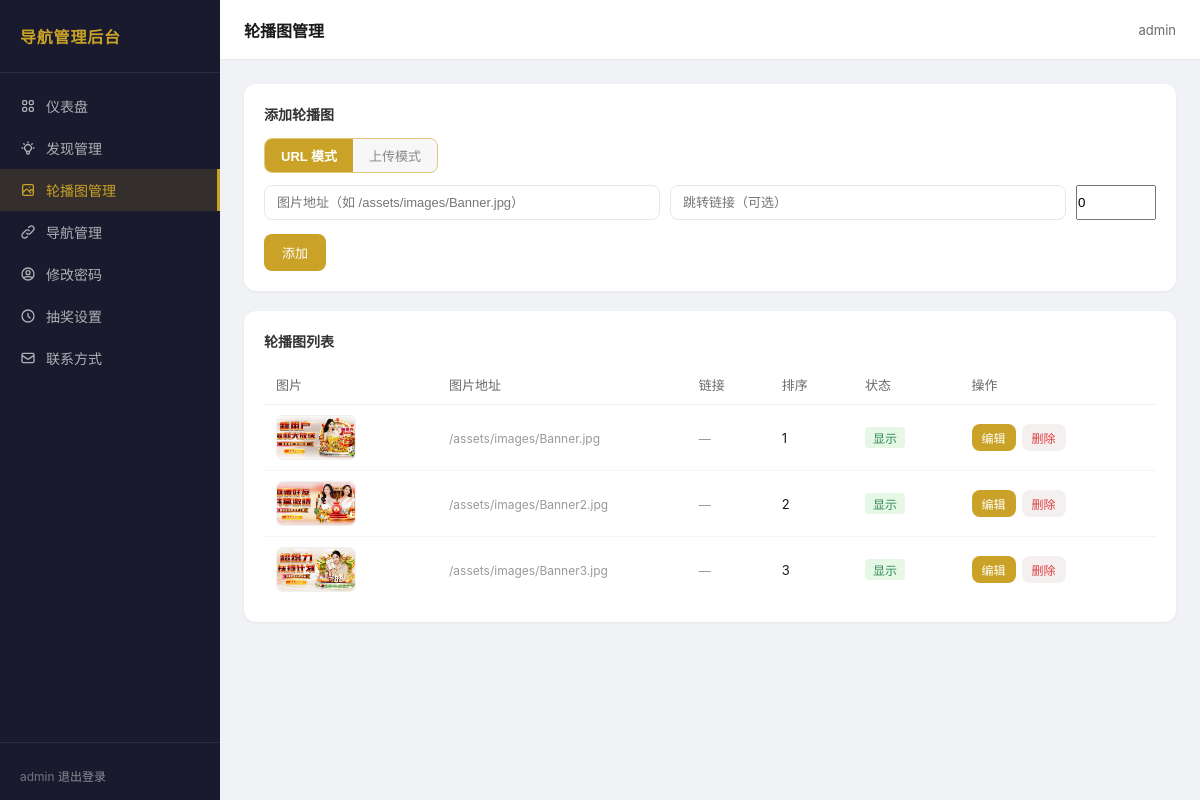
The page /admin/carousel.php (signed in) on the database its author committed.
### tables this page shows
CREATE TABLE `carousel` (
  `id` int(10) UNSIGNED NOT NULL,
  `image_url` varchar(500) NOT NULL,
  `link` varchar(500) DEFAULT '',
  `sort_order` int(11) DEFAULT '0',
  `is_active` tinyint(1) DEFAULT '1',
  `updated_at` datetime DEFAULT CURRENT_TIMESTAMP ON UPDATE CURRENT_TIMESTAMP
);

### admin/config.php (called while the page is built, shortened)
<?php
function normalize_public_path($path) {
    $path = trim((string)$path);
    return '/' . ltrim($path, '/');
}

### admin/carousel.php (the view, shortened to what this page needs)
<?php
$page_title = '轮播图管理';
require_once __DIR__ . '/config.php';
$pdo = pdo_connect();
$slides = $pdo->query("SELECT * FROM carousel ORDER BY sort_order ASC, id ASC")->fetchAll();
require_once __DIR__ . '/header.php';
?>
<div class="card">
    <div style="font-size:14px;font-weight:600;color:#333;margin-bottom:14px;">添加轮播图</div>
    <form method="POST" enctype="multipart/form-data" id="addForm">
        <div class="img-mode-tabs" style="display:flex;gap:0;margin-bottom:12px;border:1px solid #e0c880;border-radius:8px;overflow:hidden;width:fit-content;">
            <button type="button" class="tab-btn active" onclick="switchAddMode(this, 'url')">URL 模式</button>
            <button type="button" class="tab-btn" onclick="switchAddMode(this, 'upload')">上传模式</button>
        </div>
        <div id="add-url-wrap">
            <div class="form-grid">
                <input type="text" name="image_url" id="add_image_url" placeholder="图片地址（如 /assets/images/Banner.jpg）">
                <input type="text" name="link" placeholder="跳转链接（可选）">
                <input type="number" name="sort_order" value="0" placeholder="排序">
            </div>
        </div>
        <button type="submit" class="btn btn-primary" id="addSubmit">添加</button>
    </form>
</div>
<div class="card">
    <div style="font-size:14px;font-weight:600;color:#333;margin-bottom:14px;">轮播图列表</div>
    <?php if (empty($slides)): ?>
    <p style="text-align:center;color:#999;font-size:13px;padding:24px;">暂无轮播图，请添加</p>
    <?php else: ?>
    <div class="table-wrap">
        <table>
            <thead>
                <tr>
                    <th>图片</th>
                    <th>图片地址</th>
                    <th>链接</th>
                    <th>排序</th>
                    <th>状态</th>
                    <th>操作</th>
                </tr>
            </thead>
            <tbody>
                <?php foreach ($slides as $slide): ?>
                <tr>
                    <td>
                        <div class="carousel-thumb">
                            <img src="<?= htmlspecialchars(normalize_public_path($slide['image_url'])) ?>" alt="" onerror="this.style.display='none'">
                        </div>
                    </td>
                    <td style="max-width:150px;">
                        <span class="url-preview" title="<?= htmlspecialchars($slide['image_url']) ?>"><?= htmlspecialchars($slide['image_url']) ?></span>
                    </td>
                    <td style="max-width:120px;">
                        <span class="url-preview" title="<?= htmlspecialchars($slide['link']) ?>"><?= htmlspecialchars($slide['link']) ?: '—' ?></span>
                    </td>
                    <td><?= $slide['sort_order'] ?></td>
                    <td>
                        <span class="toggle-badge <?= $slide['is_active'] ? 'on' : 'off' ?>">
                            <?= $slide['is_active'] ? '显示' : '隐藏' ?>
                        </span>
                    </td>
                    <td>
                        <div class="actions">
                            <button type="button" class="btn btn-sm btn-primary" onclick='openEditModal(<?= json_encode($slide, JSON_UNESCAPED_UNICODE) ?>)'>编辑</button>
                            <form method="POST" style="display:inline" onsubmit="return confirm('确定删除该轮播图？')">
                                <button type="submit" class="btn btn-sm btn-danger">删除</button>
                            </form>
                        </div>
                    </td>
                </tr>
                <?php endforeach; ?>
            </tbody>
        </table>
    </div>
    <?php endif; ?>
</div>
</div>
</div>
</div>
</body>
</html>

### admin/header.php (shortened to what this page needs)
<?php
require_once __DIR__ . '/config.php';
$current_page = basename($_SERVER['SCRIPT_FILENAME'], '.php');
$admin_name = $_SESSION['admin_username'] ?? '管理员';
?>
<!DOCTYPE html>
<html lang="zh-CN">
<head>
</head>
<body>
<div class="admin-layout">
    <aside class="sidebar" id="sidebar">
        <div class="sidebar-logo">导航管理后台</div>
        <nav class="sidebar-nav">
            <a href="index.php" class="<?= $current_page === 'index' ? 'active' : '' ?>">
                仪表盘
            </a>
            <a href="feeds.php" class="<?= $current_page === 'feeds' ? 'active' : '' ?>">
                发现管理
            </a>
            <a href="carousel.php" class="<?= $current_page === 'carousel' ? 'active' : '' ?>">
                <svg width="16" height="16" fill="none" viewBox="0 0 24 24" stroke="currentColor"><path stroke-linecap="round" stroke-linejoin="round" stroke-width="2" d="M4 16l4.586-4.586a2 2 0 012.828 0L16 16m-2-2l1.586-1.586a2 2 0 012.828 0L20 14m-6-6h.01M6 20h12a2 2 0 002-2V6a2 2 0 00-2-2H6a2 2 0 00-2 2v12a2 2 0 002 2z"/></svg>
                轮播图管理
            </a>
            <a href="nav.php" class="<?= $current_page === 'nav' ? 'active' : '' ?>">
                <svg width="16" height="16" fill="none" viewBox="0 0 24 24" stroke="currentColor"><path stroke-linecap="round" stroke-linejoin="round" stroke-width="2" d="M13.828 10.172a4 4 0 00-5.656 0l-4 4a4 4 0 105.656 5.656l1.102-1.101m-.758-4.899a4 4 0 005.656 0l4-4a4 4 0 00-5.656-5.656l-1.1 1.1"/></svg>
                导航管理
            </a>
            <a href="profile.php" class="<?= $current_page === 'profile' ? 'active' : '' ?>">
                <svg width="16" height="16" fill="none" viewBox="0 0 24 24" stroke="currentColor"><path stroke-linecap="round" stroke-linejoin="round" stroke-width="2" d="M5.121 17.804A13.937 13.937 0 0112 16c2.5 0 4.847.655 6.879 1.804M15 10a3 3 0 11-6 0 3 3 0 016 0zm6 2a9 9 0 11-18 0 9 9 0 0118 0z"/></svg>
                修改密码
            </a>
            <a href="lottery.php" class="<?= $current_page === 'lottery' ? 'active' : '' ?>">
                <svg width="16" height="16" fill="none" viewBox="0 0 24 24" stroke="currentColor"><path stroke-linecap="round" stroke-linejoin="round" stroke-width="2" d="M12 8v4l3 3m6-3a9 9 0 11-18 0 9 9 0 0118 0z"/></svg>
                抽奖设置
            </a>
            <a href="contacts.php" class="<?= $current_page === 'contacts' ? 'active' : '' ?>">
                <svg width="16" height="16" fill="none" viewBox="0 0 24 24" stroke="currentColor"><path stroke-linecap="round" stroke-linejoin="round" stroke-width="2" d="M3 8l7.89 5.26a2 2 0 002.22 0L21 8M5 19h14a2 2 0 002-2V7a2 2 0 00-2-2H5a2 2 0 00-2 2v10a2 2 0 002 2z"/></svg>
                联系方式
            </a>
        </nav>
        <div class="sidebar-footer">
            <?= htmlspecialchars($admin_name) ?>
            <a href="logout.php" class="logout">退出登录</a>
        </div>
    </aside>
    <div class="main-content">
        <header class="topbar">
            <span class="topbar-title"><?= $page_title ?? '仪表盘' ?></span>
            <span class="topbar-user"><?= htmlspecialchars($admin_name) ?></span>
        </header>
        <div class="page-content">

### admin/header.php (style rules this page uses)
* { box-sizing: border-box; margin: 0; padding: 0; }
body { font-family: -apple-system, BlinkMacSystemFont, "Segoe UI", "PingFang SC", "Hiragino Sans GB", "Microsoft YaHei", sans-serif; background: #f0f2f5; color: #1a1a1a; min-height: 100vh; }
.admin-layout { display: flex; min-height: 100vh; }
.sidebar { width: 220px; background: #1a1a2e; color: #fff; flex-shrink: 0; display: flex; flex-direction: column; }
.sidebar-logo { padding: 24px 20px; font-size: 16px; font-weight: 600; border-bottom: 1px solid rgba(255,255,255,0.08); color: #c9a227; letter-spacing: 0.05em; }
.sidebar-nav { flex: 1; padding: 12px 0; }
.sidebar-nav a { display: flex; align-items: center; gap: 10px; padding: 11px 20px; color: rgba(255,255,255,0.65); text-decoration: none; font-size: 14px; transition: background 0.2s, color 0.2s; }
.sidebar-nav a.active { background: rgba(201,162,39,0.15); color: #c9a227; border-right: 3px solid #c9a227; }
.sidebar-footer { padding: 16px 20px; border-top: 1px solid rgba(255,255,255,0.08); font-size: 12px; color: rgba(255,255,255,0.4); }
.sidebar-footer .logout { display: inline-block; margin-top: 8px; color: rgba(255,255,255,0.5); text-decoration: none; font-size: 12px; }
.main-content { flex: 1; display: flex; flex-direction: column; }
.topbar { background: #fff; padding: 0 24px; height: 60px; display: flex; align-items: center; justify-content: space-between; border-bottom: 1px solid #e8e8e8; }
.topbar-title { font-size: 16px; font-weight: 600; color: #1a1a1a; }
.topbar-user { font-size: 13px; color: #6b6b6b; }
.page-content { padding: 24px; flex: 1; }
.card { background: #fff; border-radius: 12px; padding: 24px; box-shadow: 0 1px 3px rgba(0,0,0,0.06); }

### admin/carousel.php (style rules this page uses)
.card { background: #fff; border-radius: 12px; padding: 20px; margin-bottom: 20px; box-shadow: 0 1px 3px rgba(0,0,0,0.06); }
.form-grid { display: grid; grid-template-columns: 1fr 1fr 80px; gap: 10px; margin-bottom: 14px; }
.form-grid input[type="text"] { width: 100%; padding: 9px 12px; border: 1px solid #e8e8e8; border-radius: 8px; font-size: 13px; outline: none; transition: border-color 0.2s; }
.btn { padding: 9px 18px; border-radius: 8px; border: none; cursor: pointer; font-size: 13px; font-weight: 500; transition: background 0.2s; }
.btn-primary { background: #c9a227; color: #fff; }
.btn-danger { background: #f5f0f0; color: #e03e3e; }
.btn-sm { padding: 5px 10px; font-size: 12px; }
.table-wrap { overflow-x: auto; }
table { width: 100%; border-collapse: collapse; font-size: 13px; }
th { text-align: left; padding: 10px 12px; color: #6b6b6b; font-weight: 500; border-bottom: 1px solid #f0f0f0; white-space: nowrap; }
td { padding: 10px 12px; border-bottom: 1px solid #f5f5f5; vertical-align: middle; }
tr:last-child td { border-bottom: none; }
.carousel-thumb { width: 80px; height: 45px; object-fit: cover; border-radius: 6px; border: 1px solid #f0f0f0; }
.carousel-thumb img { width: 100%; height: 100%; object-fit: cover; border-radius: 6px; display: block; }
.toggle-badge { display: inline-block; padding: 2px 8px; border-radius: 4px; font-size: 12px; }
.toggle-badge.on { background: #e6f7e6; color: #2e8b57; }
.actions { display: flex; gap: 6px; align-items: center; }
.url-preview { font-size: 12px; color: #999; max-width: 200px; overflow: hidden; text-overflow: ellipsis; white-space: nowrap; }
.img-mode-tabs { background: #f7f7f7; }
.img-mode-tabs .tab-btn { padding: 7px 16px; border: none; background: none; cursor: pointer; font-size: 13px; font-weight: 500; color: #888; border-radius: 0; transition: background 0.15s, color 0.15s; }
.img-mode-tabs .tab-btn.active { background: #c9a227; color: #fff; font-weight: 600; }

### rows shown on the page
carousel: image_url (picture), image_url "/assets/images/Banner.jpg", link "—", sort_order "1", is_active "显示"
carousel: image_url (picture), image_url "/assets/images/Banner2.jpg", link "—", sort_order "2", is_active "显示"
carousel: image_url (picture), image_url "/assets/images/Banner3.jpg", link "—", sort_order "3", is_active "显示"

### other values the page prints
$admin_name "admin"
$page_title "轮播图管理"
